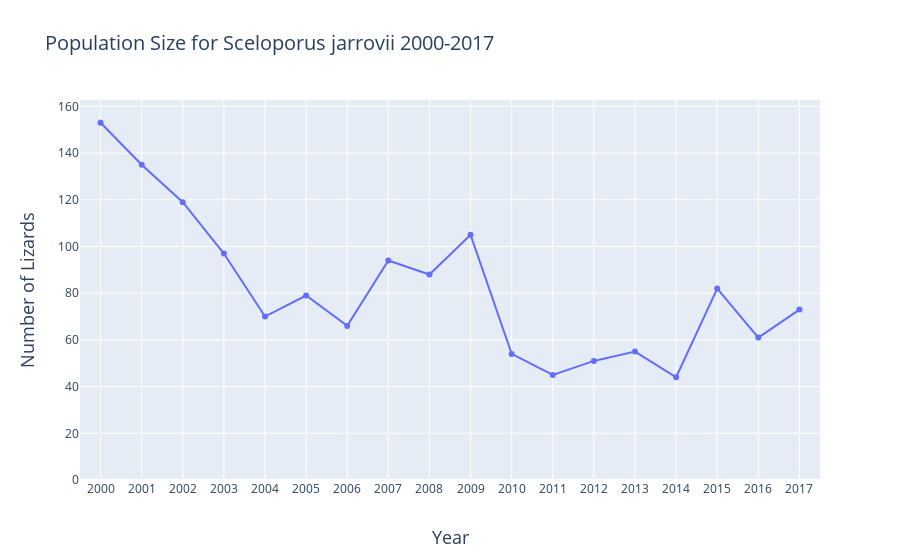

Notebook cell for this chart:
### Markdown cell above
For some reason the first trace dissappears after I add the second one.  Need to fix this

### Code cell
popSize = go.Scatter(x = populationSize.year
           , y = populationSize.liznumber
          ,name = 'population size')
percentChange = go.Scatter(x = populationSize.year
           , yaxis = 'y2', y = populationSize.percChange
          ,name = 'percent change')
data = [popSize]#,percentChange]
layout = go.Layout(
    title = 'Population Size for Sceloporus jarrovii 2000-2017',
    titlefont = dict(
        size = 20),
    xaxis = dict(
        dtick = 1,
        title = 'Year',
        titlefont = dict(
            size = 18),
        range = [1999.5,2017.5]),
    yaxis = dict(
        title = 'Number of Lizards',
        titlefont = dict(
            size = 18),
        rangemode = 'tozero'
        ),
    yaxis2 = dict(
        title = 'Number of Lizards',
        titlefont = dict(
            size = 18),
        rangemode = 'tozero',
        side = 'right'
        )
)
fig = go.Figure(
        data = data,
        layout = layout)
plot(fig, filename = 'Population Size for Sceloporus jarrovii.html')
iplot(fig, filename = 'Population Size for Sceloporus jarrovii.html')
# pio.to_image(fig, format='html')

### Figure 1 — Plotly figure (JSON) as saved in the notebook; plotly's stock layout.template omitted (floating-point values rounded to 4 significant figures)
{"data": [{"name": "population size", "type": "scatter", "x": [2000, 2001, 2002, 2003, 2004, 2005, 2006, 2007, 2008, 2009, 2010, 2011, 2012, 2013, 2014, 2015, 2016, 2017], "y": [153, 135, 119, 97, 70, 79, 66, 94, 88, 105, 54, 45, 51, 55, 44, 82, 61, 73]}], "layout": {"title": {"font": {"size": 20}, "text": "Population Size for Sceloporus jarrovii 2000-2017"}, "xaxis": {"dtick": 1, "range": [2000.0, 2018.0], "title": {"font": {"size": 18}, "text": "Year"}}, "yaxis": {"rangemode": "tozero", "title": {"font": {"size": 18}, "text": "Number of Lizards"}}, "yaxis2": {"rangemode": "tozero", "side": "right", "title": {"font": {"size": 18}, "text": "Number of Lizards"}}}}
